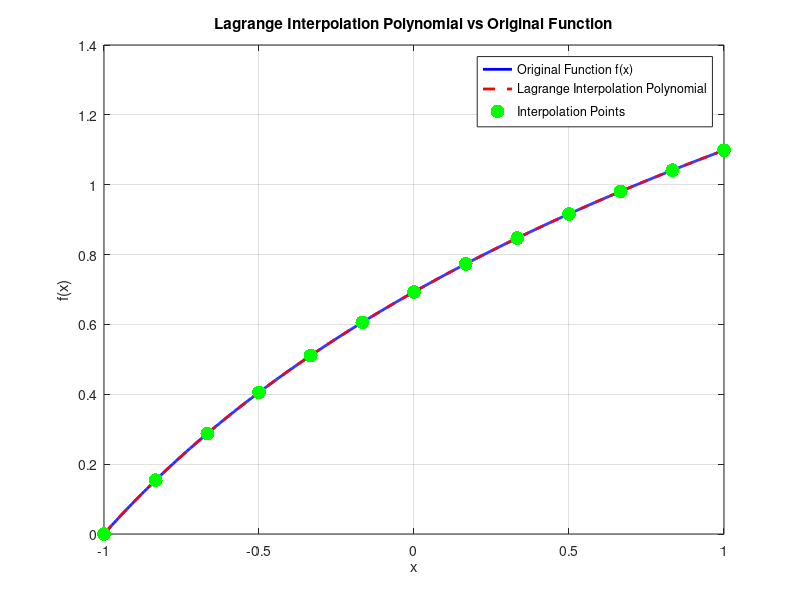

This chart was generated by the following MATLAB code:
% 1.
% f : [a, b] -> R
% xi apartine [a, b] nodes
% f(xi) = y, i = 1,m
% (Lmf)(x) = (SUM(Ai * f(xi) * y))/ (SUM(Ai/(x - xi)
% Ai = 1/(PROD(xi - xj)

% x = [1960, 1970, 1980, 1990, 2000, 2010, 2020];
% y = [18458008, 19922618, 22125224, 22836234, 21919876, 20335211, 19442038];
% plot(x, y, '*');
% z = [1974, 2005, 2035];
% ans_z = Lagrange(z, x, y);
% fprintf('1974-%8.3f', ans_z(3));
% hold on;
% t = 1960:1:2020;
% plot(t, Lagrange(t, x, y)); %aproximate the population from 1960 until 2020

% 2.
% f(x) = sqrt(x)
% x = [144, 169, 196];
% y = [12, 13, 14];
% z = 153;
% ans_z = Lagrange(z, x, y)

% 3.
% x = 0:0.01:20;
% f = (2 + sin(3 * pi * x)) ./ (1 + x .^ 2);
% plot(x, f, 'r--');
% hold on;
% x_nodes = linspace(0, 20, 24);
% f_nodes = (2 + sin(3 * pi * x_nodes)) ./ (1 + x_nodes .^ 2);
% fL = Lagrange(x, x_nodes, f_nodes);
% plot(x, fL, 'b');

% Problem 4.
% % 1.
% % Define the function f(n)
% f = @(n) (3 * tan(n.^2)) ./ (n.^2 + 2);
% 
% % Create a vector of values for n within the interval [1, 14]
% n_values = linspace(1, 14, 1000); % Adjust the number of points for smoother plot
% 
% % Compute the corresponding values of f(n) for each n
% f_values = f(n_values);
% 
% % Plot the graph
% plot(n_values, f_values, 'b', 'LineWidth', 2);
% xlabel('n');
% ylabel('f(n)');
% title('Graph of f(n) = 3 * tan(n^2) / (n^2 + 2)');
% grid on;
% 
% % 2.
% % Define the function f(n)
% f = @(n) (3 * tan(n.^2)) ./ (n.^2 + 2);
% 
% % Generate interpolation points
% n_values = linspace(1, 14, 10); % Choose 10 points for interpolation
% f_values = f(n_values);
% 
% % Compute coefficients of the Lagrange interpolation polynomial
% p_coefficients = polyfit(n_values, f_values, length(n_values)-1);
% 
% % Define the Lagrange interpolation polynomial
% lagrange_poly = @(x) polyval(p_coefficients, x);
% 
% % Evaluate the Lagrange interpolation polynomial on a fine grid
% x_grid = linspace(1, 14, 1000);
% lagrange_values = lagrange_poly(x_grid);
% 
% % Plot the original function f(n)
% figure;
% plot(x_grid, f(x_grid), 'b', 'LineWidth', 2);
% hold on;
% 
% % Plot the Lagrange interpolation polynomial
% plot(x_grid, lagrange_values, 'r--', 'LineWidth', 2);
% 
% % Plot interpolation points
% scatter(n_values, f_values, 100, 'filled', 'MarkerFaceColor', 'g');
% 
% xlabel('n');
% ylabel('f(n)');
% title('Lagrange Interpolation Polynomial vs Original Function');
% legend('Original Function f(n)', 'Lagrange Interpolation Polynomial', 'Interpolation Points');
% grid on;
% 
% % 3.
% % Evaluate the Lagrange interpolation polynomial at f(2.5) and f(8.75)
% approximation_2_5 = lagrange_poly(2.5);
% approximation_8_75 = lagrange_poly(8.75);
% 
% % Display the results
% fprintf('Approximation of f(2.5): %.6f\n', approximation_2_5);
% fprintf('Approximation of f(8.75): %.6f\n', approximation_8_75);

% 5.

% Define the function f(x)
f = @(x) log(x + 2);

% Generate interpolation points
x_values = linspace(-1, 1, 13); % 13 equispaced points in [-1, 1]
f_values = f(x_values);

% Compute coefficients of the Lagrange interpolation polynomial
p_coefficients = polyfit(x_values, f_values, length(x_values)-1);

% Define the Lagrange interpolation polynomial
lagrange_poly = @(x) polyval(p_coefficients, x);

% Evaluate the Lagrange interpolation polynomial on a fine grid
x_grid = linspace(-1, 1, 1000);
lagrange_values = lagrange_poly(x_grid);

% Plot the function f(x)
figure;
plot(x_grid, f(x_grid), 'b', 'LineWidth', 2);
hold on;

% Plot the Lagrange interpolation polynomial
plot(x_grid, lagrange_values, 'r--', 'LineWidth', 2);

% Plot interpolation points
scatter(x_values, f_values, 100, 'filled', 'MarkerFaceColor', 'g');

xlabel('x');
ylabel('f(x)');
title('Lagrange Interpolation Polynomial vs Original Function');
legend('Original Function f(x)', 'Lagrange Interpolation Polynomial', 'Interpolation Points');
grid on;
